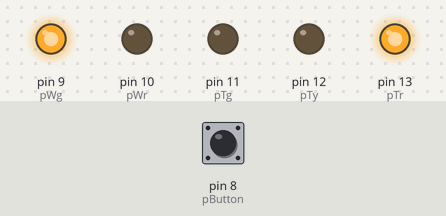
Bench run of a sketch on a simulated Arduino Uno, built with avr-gcc and run on an emulated ATmega328P. Shown: output pins drawn as LEDs (lit = HIGH). Inputs (shaded band) come from the test bench; at power-on: pin 8 (pButton) LOW. What the sketch prints to the serial monitor is not drawn.

Above: at 2.5 s.
At 11.2 s:
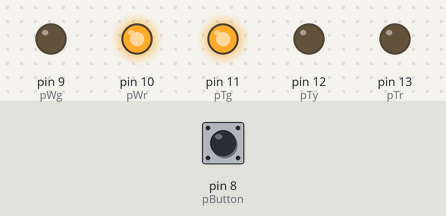
At 18.7 s:
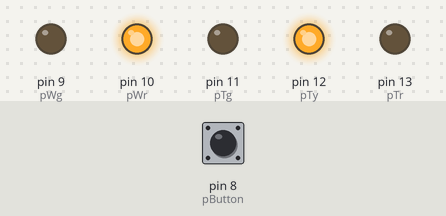
Timing chart, 0 to 26.0 s (numbered marks = the images above):
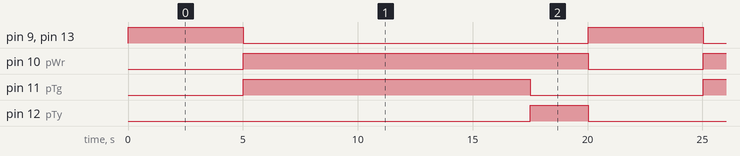

Measured:
- by itself, pin 9 (pWg), pin 13 (pTr): alternates HIGH for 5.0 s and LOW for 15.0 s
- by itself, pin 10 (pWr): alternates HIGH for 15.0 s and LOW for 5.0 s
- by itself, pin 11 (pTg): alternates HIGH for 12.5 s and LOW for 7.5 s
- by itself, pin 12 (pTy): alternates HIGH for 2.5 s and LOW for 17.5 s

The sketch:

TrafficLightsWithPedestrianButton.ino
```cpp
const int pButton=8;
const int pTr=13;
const int pTy=12;
const int pTg=11;
const int pWr=10;
const int pWg=9;

int tracker=0;
int lastt=0;
int bPressed=0;
unsigned long lastTime;

int buttonState=LOW;
int lastButtonState = LOW;
unsigned long lastDebounceTime = 0;
unsigned long debounceDelay = 50;
int block=0;

void setup(){
  pinMode(pButton, INPUT);
  pinMode(pTr, OUTPUT);
  pinMode(pTy, OUTPUT);
  pinMode(pTg, OUTPUT);
  pinMode(pWr, OUTPUT);
  pinMode(pWg, OUTPUT);
  digitalWrite(pTr,HIGH);
  digitalWrite(pTy,LOW);
  digitalWrite(pTg,LOW);
  digitalWrite(pWr,LOW);
  digitalWrite(pWg,HIGH);
  Serial.begin(9600);
}

int timePassed(){
  int lt=lastTime;
  int mil=millis();
  Serial.print("\n");
  //Serial.print(lastTime);Serial.print("\n");
  //Serial.print(mil-lt);Serial.print("\n");
  if(tracker==0 && mil-lt>=5000){
    tracker=1;
    lastTime=millis();
  }
  else if(tracker==1 && mil-lt>=12500){
    tracker=2;
    lastTime=millis();
  }
  else if(tracker==2 && mil-lt>=2500){
    tracker=0;
    lastTime=millis();
  }
  return tracker;
}

void debounce(){
  int mil=millis();
  int reading = digitalRead(pButton);

  if (reading != lastButtonState) {
    lastDebounceTime = millis();
  }
  if ((millis() - lastDebounceTime) > debounceDelay) {
    if (reading != buttonState) {
      buttonState = reading;
      if(buttonState==HIGH){
        bPressed++;
        if (tracker==0 && block==0) {
        lastTime+=1000;
        block=1;
        }
      else if(tracker==1 && block==0){
          lastTime-=(millis()-lastTime/2);
          block=1;
        }
      }
    }
  }
  lastButtonState = reading;
}

void loop(){
  int t=timePassed();
  debounce();
  String st="pressed";
  st=st+bPressed;
  Serial.println(st);
  if(t==0){
    digitalWrite(pTr,HIGH);
    digitalWrite(pTy,LOW);
    digitalWrite(pTg,LOW);
    digitalWrite(pWr,LOW);
    digitalWrite(pWg,HIGH);
  }
  else if(t==2){
    digitalWrite(pTr,LOW);
    digitalWrite(pTy,HIGH);
    digitalWrite(pTg,LOW);
    digitalWrite(pWr,HIGH);
    digitalWrite(pWg,LOW);
  }
  else if(t==1){
    digitalWrite(pTr,LOW);
    digitalWrite(pTy,LOW);
    digitalWrite(pTg,HIGH);
    digitalWrite(pWr,HIGH);
    digitalWrite(pWg,LOW);
  }
  if(t!=lastt){
    block=0;
  }
  lastt=t;
}
```
